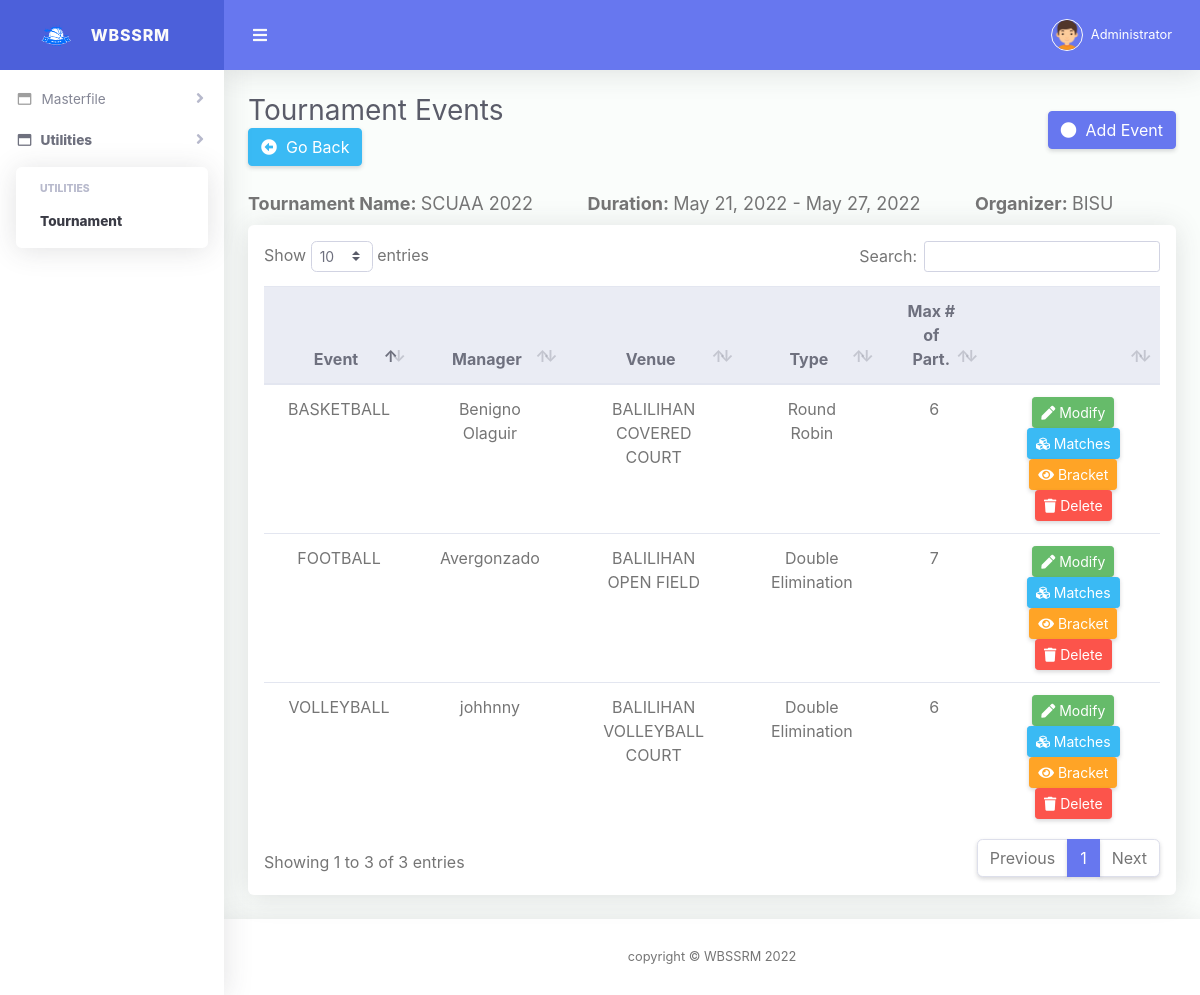
The page /tournament_sports?tour_id=7 (signed in) on the database its author committed.
### tables this page shows
CREATE TABLE `tournament` (
  `tournament_id` int(11) NOT NULL,
  `tournament_name` varchar(50) NOT NULL,
  `start_date` varchar(20) NOT NULL,
  `end_date` varchar(20) NOT NULL,
  `description` text NOT NULL,
  `organizer` varchar(50) NOT NULL,
  `date_added` varchar(20) NOT NULL
);

CREATE TABLE `tournament_sports` (
  `tour_sports_id` int(11) NOT NULL,
  `tournament_id` int(11) NOT NULL,
  `sports_id` int(11) NOT NULL,
  `description` text NOT NULL,
  `manager` varchar(50) NOT NULL,
  `venue_id` int(11) NOT NULL,
  `tournament_type` varchar(50) NOT NULL,
  `no_of_teams` int(10) NOT NULL,
  `date_added` varchar(20) NOT NULL
);

CREATE TABLE `sports` (
  `sports_id` int(11) NOT NULL,
  `sports_name` varchar(50) NOT NULL
);

CREATE TABLE `venue` (
  `venue_id` int(11) NOT NULL,
  `venue_name` varchar(50) NOT NULL,
  `venue_address` varchar(100) NOT NULL
);

### tournament_sports.php (the view, shortened to what this page needs)
<?php
  include('header.php');
  $tour_id = $_GET['tour_id'];
  $query2 = mysql_query("SELECT * FROM tournament WHERE tournament_id=".$tour_id) or die(mysql_error());
  $result = mysql_fetch_array($query2);
?>
<div class="d-sm-flex align-items-center justify-content-between mb-4">
    <h1 class="h3 mb-0 text-gray-800">Tournament Events<br/><a href="tournament"><button class="btn btn-info"><i class="fas fa-arrow-alt-circle-left"></i>&nbsp;&nbsp;Go Back</button></a></h1>
    <button class="btn btn-primary" data-toggle="modal" data-target="#addEventModal" data-backdrop="static" onclick=addevent(<?php echo $tour_id; ?>)><i class="fa fa-circle"></i>&nbsp;&nbsp;Add Event</button>
</div>
<div class="row">
    <div class="col-lg-12">
        <label style="font-size: 18px;margin-right:50px"><b>Tournament Name: </b><?php echo $result['tournament_name']; ?></label>
        <label style="font-size: 18px;margin-right:50px"><b>Duration: </b><?php echo date_format(date_create($result['start_date']), "F d, Y"); ?> - <?php echo date_format(date_create($result['end_date']), "F d, Y"); ?></label>
        <label style="font-size: 18px;margin-right:50px"><b>Organizer: </b><?php echo $result['organizer']; ?></label>
        <div class="card mb-4">
        <div class="table-responsive p-3">
            <table class="table align-items-center table-flush table-hover" id="dataTable">
            <thead class="thead-light">
                <tr style="text-align:center">
                <th>Event</th>
                <th>Manager</th>
                <th>Venue</th>
                <th>Type</th>
                <th>Max # of Part.</th>
                <th></th>
                </tr>
            </thead>
            <tbody>
                <?php
                    $query = mysql_query("SELECT a.*,b.sports_name,c.venue_name FROM tournament_sports a INNER JOIN sports b ON a.sports_id=b.sports_id INNER JOIN venue c ON a.venue_id=c.venue_id WHERE a.tournament_id=".$tour_id) or die(mysql_error());
                    while($row = mysql_fetch_array($query))
                    {
                        if($row['tournament_type']=="Single Elimination"){$ttype='single';}elseif($row['tournament_type']=='Double Elimination'){$ttype='double';}else{$ttype='round';}
                    ?>  <tr style="text-align:center">
                            <td><?php echo $row['sports_name']; ?></td>
                            <td><?php echo $row['manager']; ?></td>
                            <td><?php echo $row['venue_name']; ?></td>
                            <td><?php echo $row['tournament_type']; ?></td>
                            <td><?php echo $row['no_of_teams']; ?></td>
                            <td>
                                <a href="tournament_teams?tour_id=<?php echo $tour_id; ?>&tour_sports_id=<?php echo $row['tour_sports_id']; ?>"><button class="btn btn-success btn-sm" data-toggle="modal" data-target="#editParticipantModal" onclick=editparticipant(<?php echo $tour_id; ?>,<?php echo $row['tour_sports_id']; ?>)><i class="fa fa-pen"></i>  Modify</button></a>
                                <a href="tournament_match?tour_id=<?php echo $tour_id; ?>&tour_sports_id=<?php echo $row['tour_sports_id']; ?>"><button class="btn btn-info btn-sm" data-toggle="modal" data-target="#editParticipantModal" onclick=editparticipant(<?php echo $tour_id; ?>,<?php echo $row['tour_sports_id']; ?>)><i class="fa fa-cubes"></i>  Matches</button></a>
                                <button class="btn btn-warning btn-sm" onclick=viewbracket(<?php echo $tour_id; ?>,<?php echo $row['tour_sports_id']; ?>,"<?php echo $ttype; ?>",<?php echo $row['no_of_teams']; ?>)><i class="fa fa-eye"></i>  Bracket</button>
                                <button class="btn btn-danger btn-sm" onclick=deleteevent(<?php echo $row['tour_sports_id']; ?>)><i class="fa fa-trash"></i>  Delete</button>
                            </td>
                        </tr>
                    <?php
                    }
                ?>
            </tbody>
            </table>
        </div>
        </div>
    </div>
</div>
<?php
  include('footer.php');
?>

### rows shown on the page
tournament: tournament_name "SCUAA 2022", start_date "May 21, 2022", end_date "May 27, 2022", organizer "BISU"
tournament_sports: sports.sports_name "BASKETBALL", manager "Benigno Olaguir", venue.venue_name "BALILIHAN COVERED COURT", tournament_type "Round Robin", no_of_teams "6"
tournament_sports: sports.sports_name "VOLLEYBALL", manager "johhnny", venue.venue_name "BALILIHAN VOLLEYBALL COURT", tournament_type "Double Elimination", no_of_teams "6"
tournament_sports: sports.sports_name "FOOTBALL", manager "Avergonzado", venue.venue_name "BALILIHAN OPEN FIELD", tournament_type "Double Elimination", no_of_teams "7"

### other values the page prints
$_SESSION['FULL_NAME'] "Administrator"
